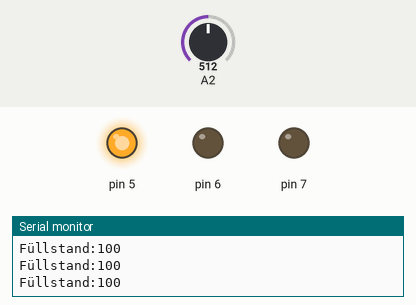
The sketch below on a simulated Arduino Uno, built with avr-gcc and run on an emulated ATmega328P. On the bench: output pins drawn as LEDs (lit = HIGH), the last lines printed to the serial monitor. Inputs (shaded band) come from the test bench; at power-on: A2 = 512.

Above: at 1.3 s.
1.4 s: A2 set to 298
2.9 s: A2 set to 268
At 4.1 s:
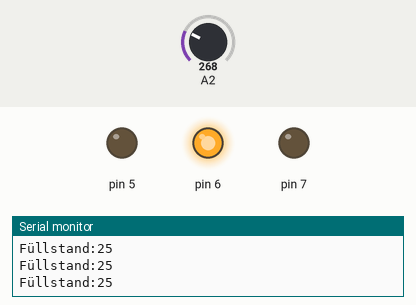
4.5 s: A2 set to 236
At 5.3 s:
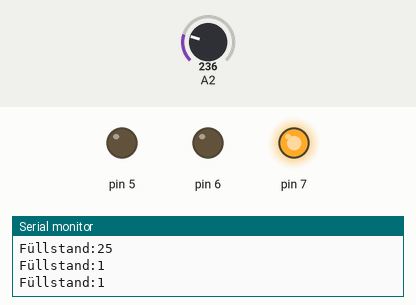
6.0 s: A2 set to 306
At 6.5 s:
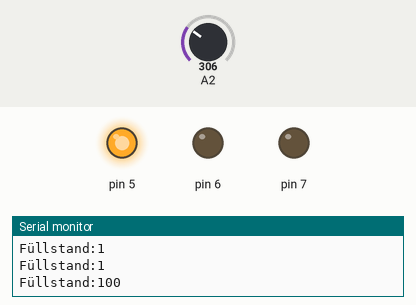
7.5 s: A2 set to 122
At 8.8 s:
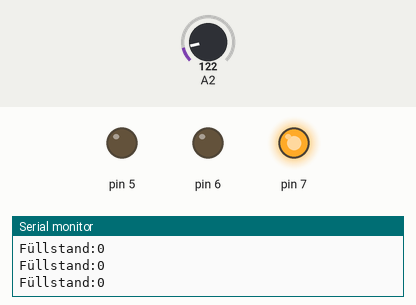
Timing chart, 0 to 10.0 s (numbered marks = the images above; inputs shaded):
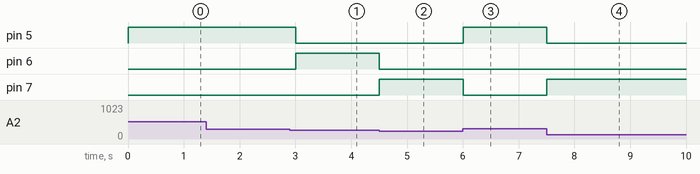

The sketch:

P1.2_Fuellstand.ino
```cpp
#include <LED.h>
#include <FuellstandsSensor.h>

/*
#include <Display.h>
Display display;
*/

LED gruen( 7 );
LED gelb( 6 );
LED rot( 5 );

FuellstandsSensor sensor( A2 );

int fuellstand;

void setup() {
  Serial.begin(9600);
  //display.initialisiere();
  fuellstand = 0;
  // put your setup code here, to run once:
}

void fuellstandLeer(){
    gruen.einschalten();
    gelb.ausschalten();
    rot.ausschalten();
}

void fuellstandMittel(){
    gelb.einschalten();
    gruen.ausschalten();
    rot.ausschalten();
}

void fuellstandKritisch(){
    rot.einschalten();
    gelb.ausschalten();
    gruen.ausschalten();
}
void loop() {
  fuellstand = sensor.missFuellstand();
  Serial.print("Füllstand:");
  Serial.println( fuellstand );

  if( fuellstand < 25 ){ // => 0% oder 1%
    fuellstandLeer();
  }
  else if( fuellstand < 75 ){ // => 25% oder 50%
    fuellstandMittel();
  }
  else{                       // => 75% oder 100%
    fuellstandKritisch();
  }

  // Eigentlich nicht benötigt
  /*
  display.loescheText();
  display.geheErsteZeile();
  display.schreibeText( fuellstand );
  display.schreibeText( "%" );
  display.geheZweiteZeile();
  display.schreibeText( "Roh: ");
  display.schreibeText( sensor.missFuellstandRaw() );
  */

  // put your main code here, to run repeatedly:
  delay(500);
}
```

Measured:
- the behaviour switches between 282 and 281 on A2 (found by bisection; images 0 and 1)
- the behaviour switches between 250 and 249 on A2 (found by bisection; images 1 and 2)
- after the input at 2.9 s, pin 5: HIGH → LOW after 0.10 s; pin 6: LOW → HIGH after 0.10 s
- after the input at 4.5 s, pin 6: HIGH → LOW at once; pin 7: LOW → HIGH at once
- after the input at 6.0 s, pin 5: LOW → HIGH at once; pin 7: HIGH → LOW at once
- after the input at 7.5 s, pin 5: HIGH → LOW at once; pin 7: LOW → HIGH at once
